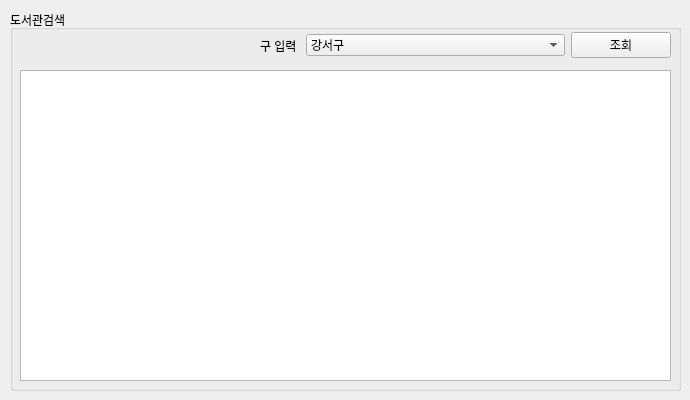
<?xml version="1.0" encoding="UTF-8"?>
<ui version="4.0">
 <class>Form</class>
 <widget class="QWidget" name="Form">
  <property name="geometry">
   <rect>
    <x>0</x>
    <y>0</y>
    <width>690</width>
    <height>400</height>
   </rect>
  </property>
  <property name="minimumSize">
   <size>
    <width>690</width>
    <height>400</height>
   </size>
  </property>
  <property name="maximumSize">
   <size>
    <width>690</width>
    <height>400</height>
   </size>
  </property>
  <property name="windowTitle">
   <string>부산 도서관 검색</string>
  </property>
  <widget class="QWidget" name="verticalLayoutWidget">
   <property name="geometry">
    <rect>
     <x>10</x>
     <y>10</y>
     <width>671</width>
     <height>381</height>
    </rect>
   </property>
   <layout class="QVBoxLayout" name="verticalLayout">
    <item>
     <widget class="QGroupBox" name="groupBox">
      <property name="title">
       <string>도서관검색</string>
      </property>
      <widget class="QWidget" name="horizontalLayoutWidget">
       <property name="geometry">
        <rect>
         <x>250</x>
         <y>20</y>
         <width>411</width>
         <height>31</height>
        </rect>
       </property>
       <layout class="QHBoxLayout" name="horizontalLayout">
        <item>
         <widget class="QLabel" name="label">
          <property name="maximumSize">
           <size>
            <width>40</width>
            <height>16777215</height>
           </size>
          </property>
          <property name="text">
           <string>구 입력</string>
          </property>
         </widget>
        </item>
        <item>
         <widget class="QComboBox" name="comboarea">
          <property name="font">
           <font>
            <kerning>true</kerning>
           </font>
          </property>
          <property name="layoutDirection">
           <enum>Qt::LeftToRight</enum>
          </property>
          <property name="insertPolicy">
           <enum>QComboBox::NoInsert</enum>
          </property>
          <property name="sizeAdjustPolicy">
           <enum>QComboBox::AdjustToContents</enum>
          </property>
          <item>
           <property name="text">
            <string>강서구</string>
           </property>
          </item>
          <item>
           <property name="text">
            <string>금정구</string>
           </property>
          </item>
          <item>
           <property name="text">
            <string>남구</string>
           </property>
          </item>
          <item>
           <property name="text">
            <string>동구</string>
           </property>
          </item>
          <item>
           <property name="text">
            <string>동래구</string>
           </property>
          </item>
          <item>
           <property name="text">
            <string>부산진구</string>
           </property>
          </item>
          <item>
           <property name="text">
            <string>북구</string>
           </property>
          </item>
          <item>
           <property name="text">
            <string>사상구</string>
           </property>
          </item>
          <item>
           <property name="text">
            <string>사하구</string>
           </property>
          </item>
          <item>
           <property name="text">
            <string>서구</string>
           </property>
          </item>
          <item>
           <property name="text">
            <string>수영구</string>
           </property>
          </item>
          <item>
           <property name="text">
            <string>연제구</string>
           </property>
          </item>
          <item>
           <property name="text">
            <string>영도구</string>
           </property>
          </item>
          <item>
           <property name="text">
            <string>중구</string>
           </property>
          </item>
          <item>
           <property name="text">
            <string>해운대구</string>
           </property>
          </item>
         </widget>
        </item>
        <item>
         <widget class="QPushButton" name="btnSearch">
          <property name="maximumSize">
           <size>
            <width>100</width>
            <height>16777215</height>
           </size>
          </property>
          <property name="text">
           <string>조회</string>
          </property>
         </widget>
        </item>
       </layout>
      </widget>
      <widget class="QTableWidget" name="tblSearch">
       <property name="geometry">
        <rect>
         <x>10</x>
         <y>60</y>
         <width>651</width>
         <height>311</height>
        </rect>
       </property>
      </widget>
     </widget>
    </item>
   </layout>
  </widget>
 </widget>
 <resources>
  <include location="resource.qrc"/>
 </resources>
 <connections/>
</ui>
